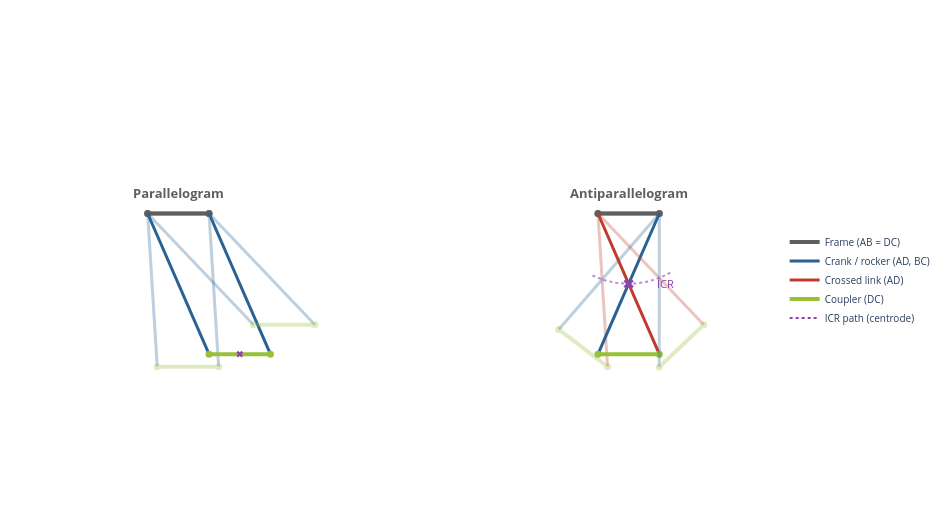

This figure's notebook cell:
### Markdown cell above
---

## 2. Four-Bar Linkage Topologies

A **four-bar linkage** consists of four rigid bars connected by revolute
joints in a single closed loop with one DOF (Uicker et al., 2011).

Two topologically distinct arrangements arise when opposite sides are equal:

| Property | Parallelogram | Antiparallelogram |
|---|---|---|
| Side links | Parallel (uncrossed) | **Crossed** |
| Coupler motion | Pure translation | Complex rotation |
| ICR | At infinity (parallel links) | **Migrates** along centrode ellipse |
| Effective lever arm | Constant | **Configuration-dependent** |
| Transmission ratio | 1:1 (linear) | Nonlinear, amplifying |

The **antiparallelogram** is used as the elbow joint in the thesis robot
(Klein, 2023). Its migrating ICR produces a variable moment arm, requiring
a configuration-dependent Jacobian for accurate tendon force mapping
(Dijksman, 1977; McCarthy & Soh, 2010).

### Code cell
# =================================================================
# Figure 3 — Four-Bar Linkage Types
# =================================================================
fig = four_bar_comparison_figure(show_caption=show_caption)
fig.show()

### Figure 1 — Plotly figure (JSON) as saved in the notebook; plotly's stock layout.template omitted (floating-point values rounded to 4 significant figures; data arrays with more than 128 entries replaced by an {"elided": "..."} marker saying what was removed)
{"data": [{"line": {"color": "#5F5F5F", "width": 4}, "marker": {"color": "#5F5F5F", "size": 7}, "mode": "lines+markers", "opacity": 0.3, "showlegend": false, "type": "scatter", "x": [-250, -190], "y": [0, 0]}, {"line": {"color": "#296193", "width": 3}, "mode": "lines", "opacity": 0.3, "showlegend": false, "type": "scatter", "x": [-250, -240.6], "y": [0, -149.7]}, {"line": {"color": "#296193", "width": 3}, "mode": "lines", "opacity": 0.3, "showlegend": false, "type": "scatter", "x": [-190, -180.6], "y": [0, -149.7]}, {"line": {"color": "#97C139", "width": 4}, "marker": {"color": "#97C139", "size": 7}, "mode": "lines+markers", "opacity": 0.3, "showlegend": false, "type": "scatter", "x": [-240.6, -180.6], "y": [-149.7, -149.7]}, {"line": {"color": "#5F5F5F", "width": 4}, "marker": {"color": "#5F5F5F", "size": 7}, "mode": "lines+markers", "opacity": 1, "showlegend": false, "type": "scatter", "x": [-250, -190], "y": [0, 0]}, {"line": {"color": "#296193", "width": 3}, "mode": "lines", "opacity": 1, "showlegend": false, "type": "scatter", "x": [-250, -190], "y": [0, -137.5]}, {"line": {"color": "#296193", "width": 3}, "mode": "lines", "opacity": 1, "showlegend": false, "type": "scatter", "x": [-190, -130], "y": [0, -137.5]}, {"line": {"color": "#97C139", "width": 4}, "marker": {"color": "#97C139", "size": 7}, "mode": "lines+markers", "opacity": 1, "showlegend": false, "type": "scatter", "x": [-190, -130], "y": [-137.5, -137.5]}, {"marker": {"color": "#8E44AD", "size": 6, "symbol": "x"}, "mode": "markers", "showlegend": false, "type": "scatter", "x": [-160], "y": [-137.5]}, {"line": {"color": "#5F5F5F", "width": 4}, "marker": {"color": "#5F5F5F", "size": 7}, "mode": "lines+markers", "opacity": 0.3, "showlegend": false, "type": "scatter", "x": [-250, -190], "y": [0, 0]}, {"line": {"color": "#296193", "width": 3}, "mode": "lines", "opacity": 0.3, "showlegend": false, "type": "scatter", "x": [-250, -146.6], "y": [0, -108.7]}, {"line": {"color": "#296193", "width": 3}, "mode": "lines", "opacity": 0.3, "showlegend": false, "type": "scatter", "x": [-190, -86.6], "y": [0, -108.7]}, {"line": {"color": "#97C139", "width": 4}, "marker": {"color": "#97C139", "size": 7}, "mode": "lines+markers", "opacity": 0.3, "showlegend": false, "type": "scatter", "x": [-146.6, -86.6], "y": [-108.7, -108.7]}, {"line": {"color": "#8E44AD", "dash": "dot", "width": 2}, "mode": "lines", "opacity": 0.6, "showlegend": false, "type": "scatter", "x": {"elided": "300 float values"}, "y": {"elided": "300 float values"}}, {"line": {"color": "#5F5F5F", "width": 4}, "marker": {"color": "#5F5F5F", "size": 7}, "mode": "lines+markers", "opacity": 0.3, "showlegend": false, "type": "scatter", "x": [190, 250], "y": [0, 0]}, {"line": {"color": "#C0392B", "width": 3}, "mode": "lines", "opacity": 0.3, "showlegend": false, "type": "scatter", "x": [190, 199.4], "y": [0, -149.7]}, {"line": {"color": "#296193", "width": 3}, "mode": "lines", "opacity": 0.3, "showlegend": false, "type": "scatter", "x": [250, 151.7], "y": [0, -113.3]}, {"line": {"color": "#97C139", "width": 4}, "marker": {"color": "#97C139", "size": 7}, "mode": "lines+markers", "opacity": 0.3, "showlegend": false, "type": "scatter", "x": [199.4, 151.7], "y": [-149.7, -113.3]}, {"line": {"color": "#5F5F5F", "width": 4}, "marker": {"color": "#5F5F5F", "size": 7}, "mode": "lines+markers", "opacity": 1, "showlegend": false, "type": "scatter", "x": [190, 250], "y": [0, 0]}, {"line": {"color": "#C0392B", "width": 3}, "mode": "lines", "opacity": 1, "showlegend": false, "type": "scatter", "x": [190, 250], "y": [0, -137.5]}, {"line": {"color": "#296193", "width": 3}, "mode": "lines", "opacity": 1, "showlegend": false, "type": "scatter", "x": [250, 190], "y": [0, -137.5]}, {"line": {"color": "#97C139", "width": 4}, "marker": {"color": "#97C139", "size": 7}, "mode": "lines+markers", "opacity": 1, "showlegend": false, "type": "scatter", "x": [250, 190], "y": [-137.5, -137.5]}, {"marker": {"color": "#8E44AD", "size": 9, "symbol": "x"}, "mode": "markers", "showlegend": false, "type": "scatter", "x": [220], "y": [-68.74]}, {"line": {"color": "#5F5F5F", "width": 4}, "marker": {"color": "#5F5F5F", "size": 7}, "mode": "lines+markers", "opacity": 0.3, "showlegend": false, "type": "scatter", "x": [190, 250], "y": [0, 0]}, {"line": {"color": "#C0392B", "width": 3}, "mode": "lines", "opacity": 0.3, "showlegend": false, "type": "scatter", "x": [190, 293.4], "y": [0, -108.7]}, {"line": {"color": "#296193", "width": 3}, "mode": "lines", "opacity": 0.3, "showlegend": false, "type": "scatter", "x": [250, 249.9], "y": [0, -150.0]}, {"line": {"color": "#97C139", "width": 4}, "marker": {"color": "#97C139", "size": 7}, "mode": "lines+markers", "opacity": 0.3, "showlegend": false, "type": "scatter", "x": [293.4, 249.9], "y": [-108.7, -150.0]}, {"line": {"color": "#5F5F5F", "dash": "solid", "width": 4}, "mode": "lines", "name": "Frame (AB = DC)", "type": "scatter", "x": [null], "y": [null]}, {"line": {"color": "#296193", "dash": "solid", "width": 3}, "mode": "lines", "name": "Crank / rocker (AD, BC)", "type": "scatter", "x": [null], "y": [null]}, {"line": {"color": "#C0392B", "dash": "solid", "width": 3}, "mode": "lines", "name": "Crossed link (AD)", "type": "scatter", "x": [null], "y": [null]}, {"line": {"color": "#97C139", "dash": "solid", "width": 4}, "mode": "lines", "name": "Coupler (DC)", "type": "scatter", "x": [null], "y": [null]}, {"line": {"color": "#8E44AD", "dash": "dot", "width": 2}, "mode": "lines", "name": "ICR path (centrode)", "type": "scatter", "x": [null], "y": [null]}], "layout": {"annotations": [{"font": {"color": "#5F5F5F", "size": 13}, "showarrow": false, "text": "<b>Parallelogram</b>", "x": -220, "y": 20}, {"font": {"color": "#8E44AD", "size": 11}, "showarrow": false, "text": "ICR", "x": 246, "xanchor": "left", "y": -68.74}, {"font": {"color": "#5F5F5F", "size": 13}, "showarrow": false, "text": "<b>Antiparallelogram</b>", "x": 220, "y": 20}], "height": 520, "legend": {"font": {"size": 10}, "x": 1.02, "y": 0.5}, "margin": {"b": 40, "l": 20, "r": 180, "t": 80}, "plot_bgcolor": "white", "title": {"font": {"size": 14}, "text": ""}, "width": 950, "xaxis": {"range": [-350, 350], "scaleanchor": "y", "scaleratio": 1, "showgrid": false, "showticklabels": false, "title": {"text": ""}, "zeroline": false}, "yaxis": {"range": [-154, 24], "showgrid": false, "showticklabels": false, "title": {"text": ""}, "zeroline": false}}}
